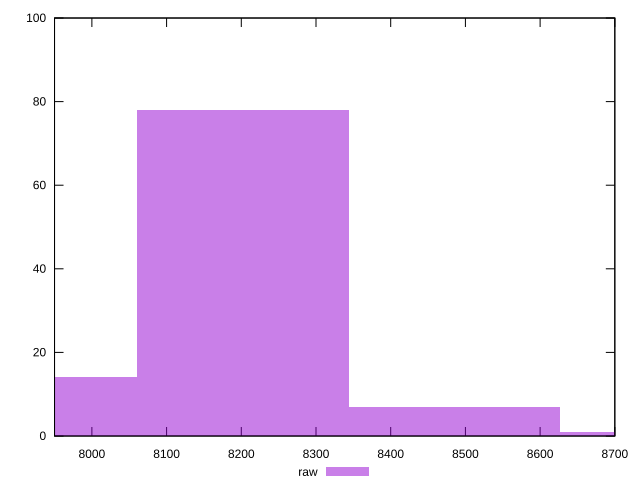

Write the gnuplot code that produced this figure.
reset

$raw <<EOF
8767.77309480398 1
7919.278924339079 14
8484.941704649013 7
8202.110314494046 78
EOF

set key outside below
set boxwidth 282.8313901549671
set xrange [7950:8700]
set yrange [0:100]
set trange [0:100]
set style fill transparent solid 0.5 noborder
set terminal svg size 640, 490 enhanced background rgb 'white'
set output "reports/report_00032_2021-02-25T10-28-15.087Z/uses-text-compression/samples/astro/raw/histogram.svg"

plot $raw title "raw" with boxes

reset
